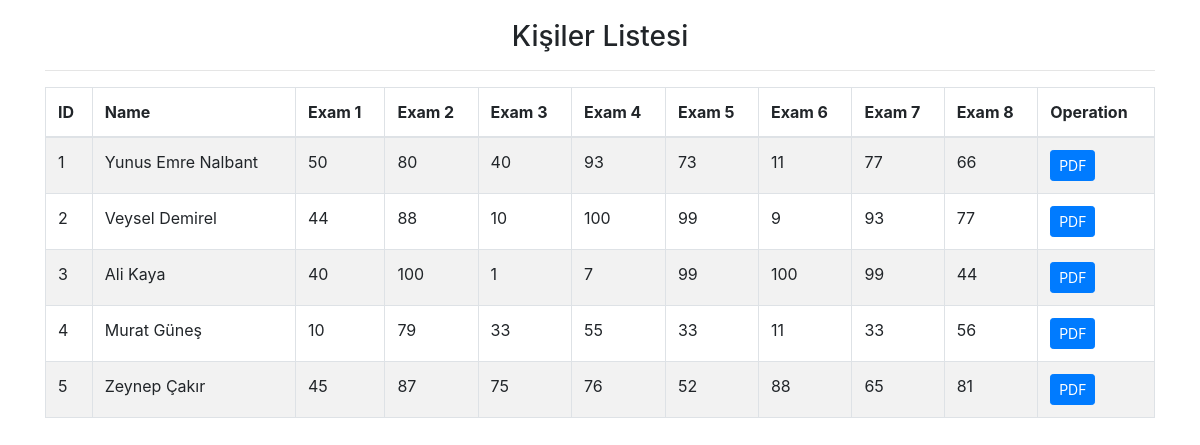
The page / on the database its author committed.
### tables this page shows
CREATE TABLE `person`  (
  `id` int(11) NOT NULL AUTO_INCREMENT,
  `name_surname` varchar(100) NULL DEFAULT NULL,
  `exam1` int(3) NULL DEFAULT NULL,
  `exam2` int(3) NULL DEFAULT NULL,
  `exam3` int(3) NULL DEFAULT NULL,
  `exam4` int(3) NULL DEFAULT NULL,
  `exam5` int(3) NULL DEFAULT NULL,
  `exam6` int(3) NULL DEFAULT NULL,
  `exam7` int(3) NULL DEFAULT NULL,
  `exam8` int(3) NULL DEFAULT NULL,
  PRIMARY KEY (`id`) USING BTREE
);

### application/controllers/Person.php (called while the page is built, shortened)
<?php
class Person extends CI_Controller{
    public function __construct()
    {
        $this->load->model('person_model');
    }
    public function index(){
        $list = $this->person_model->get_all();
        $viewData['list']=$list;
        $this->load->view('person_list',$viewData);
    }
}
?>

### index.php (called while the page is built, shortened)
<?php
require_once BASEPATH.'core/CodeIgniter.php';

### application/models/Person_model.php (called while the page is built, shortened)
<?php
class Person_model extends CI_Model{
    public function get_all(){
        $result =  $this->db->get('person')->result();
        return $result;
    }
}
?>

### application/views/person_list.php (the view, shortened to what this page needs)
<!doctype html>
<html lang="tr">
<head>
    <link rel="stylesheet" href="<?= base_url("assets/css/bootstrap.min.css");?>">
</head>
<body>
   <div class="container">
       <h3 class="text-center" style="margin-top: 20px;">Kişiler Listesi</h3>
       <hr>
       <table class="table table-striped table-hover table-bordered">
           <thead>
           <th>ID</th>
           <th>Name</th>
           <th>Exam 1</th>
           <th>Exam 2</th>
           <th>Exam 3</th>
           <th>Exam 4</th>
           <th>Exam 5</th>
           <th>Exam 6</th>
           <th>Exam 7</th>
           <th>Exam 8</th>
           <th>Operation</th>
           </thead>
           <tbody>
                <?php foreach ($list as $row) { ?>
                    <tr>
                        <td><?= $row->id; ?></td>
                        <td><?= $row->name_surname; ?></td>
                        <td><?= $row->exam1; ?></td>
                        <td><?= $row->exam2; ?></td>
                        <td><?= $row->exam3; ?></td>
                        <td><?= $row->exam4; ?></td>
                        <td><?= $row->exam5; ?></td>
                        <td><?= $row->exam6; ?></td>
                        <td><?= $row->exam7; ?></td>
                        <td><?= $row->exam8; ?></td>
                        <td>
                            <a class="btn btn-primary btn-sm"  href="<?= base_url("Person/pdf_form/$row->id/$row->name_surname"); ?>">PDF</a>
                        </td>
                    </tr>
                <?php } ?>
           </tbody>
       </table>
   </div>
</body>
</html>

### rows shown on the page
person: id "1", name_surname "Yunus Emre Nalbant", exam1 "50", exam2 "80", exam3 "40", exam4 "93", exam5 "73", exam6 "11", exam7 "77", exam8 "66"
person: id "2", name_surname "Veysel Demirel", exam1 "44", exam2 "88", exam3 "10", exam4 "100", exam5 "99", exam6 "9", exam7 "93", exam8 "77"
person: id "3", name_surname "Ali Kaya", exam1 "40", exam2 "100", exam3 "1", exam4 "7", exam5 "99", exam6 "100", exam7 "99", exam8 "44"
person: id "4", name_surname "Murat Güneş", exam1 "10", exam2 "79", exam3 "33", exam4 "55", exam5 "33", exam6 "11", exam7 "33", exam8 "56"
person: id "5", name_surname "Zeynep Çakır", exam1 "45", exam2 "87", exam3 "75", exam4 "76", exam5 "52", exam6 "88", exam7 "65", exam8 "81"
